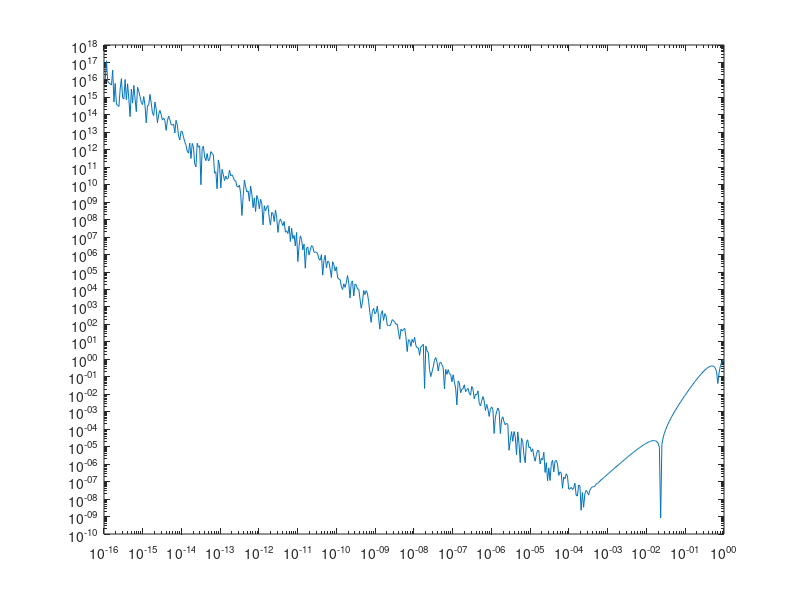

This chart was generated by the following MATLAB code:
f = @(x) sin(x).^3;
d2 = @(f, x, h) (2*f(x) - 5*f(x + h) + 4*f(x + 2*h) - f(x + 3*h))./(h.^2);

x = 1;
h = logspace(-16,0,500);

df2 = d2(f, x, h);
err = abs(df2(2:end) - df2(1:end-1));
loglog(h(2:end),err);